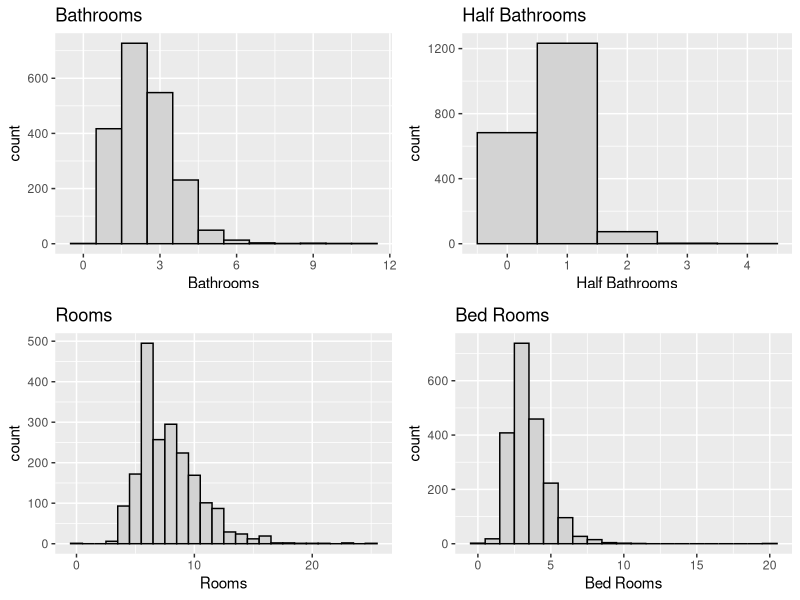
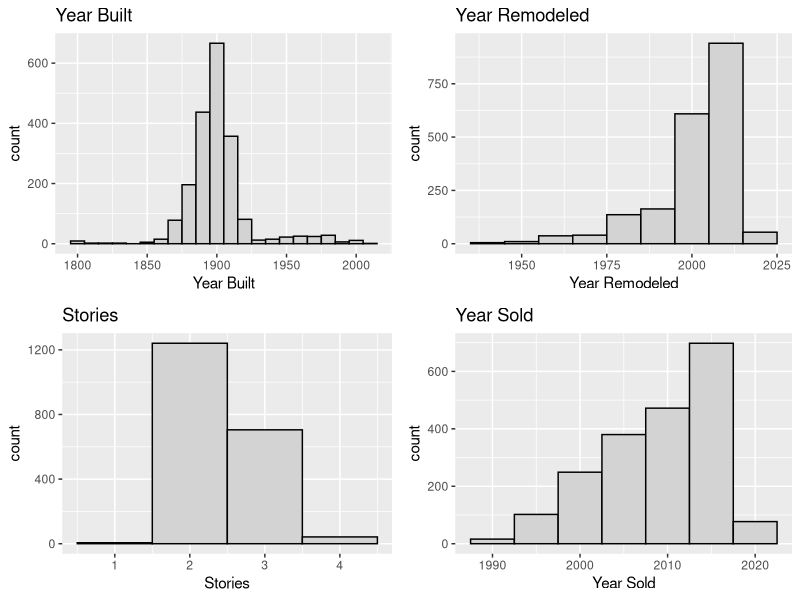
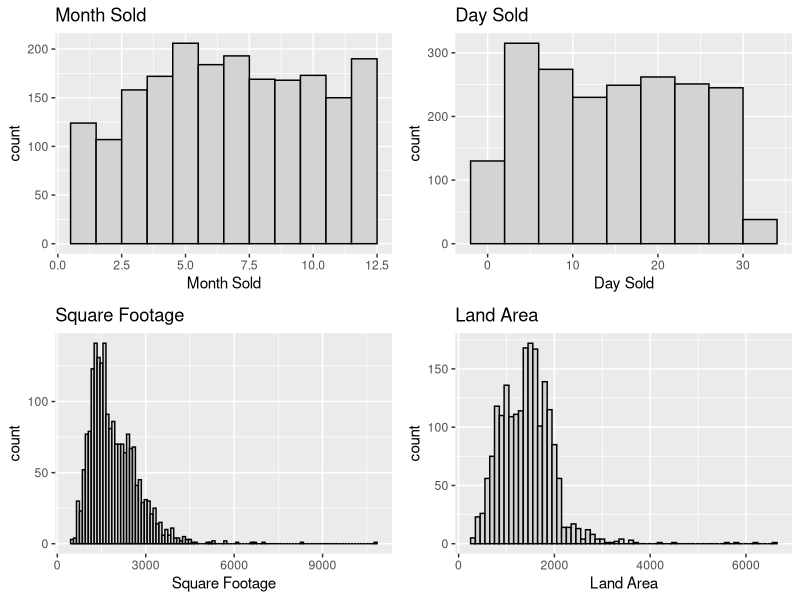
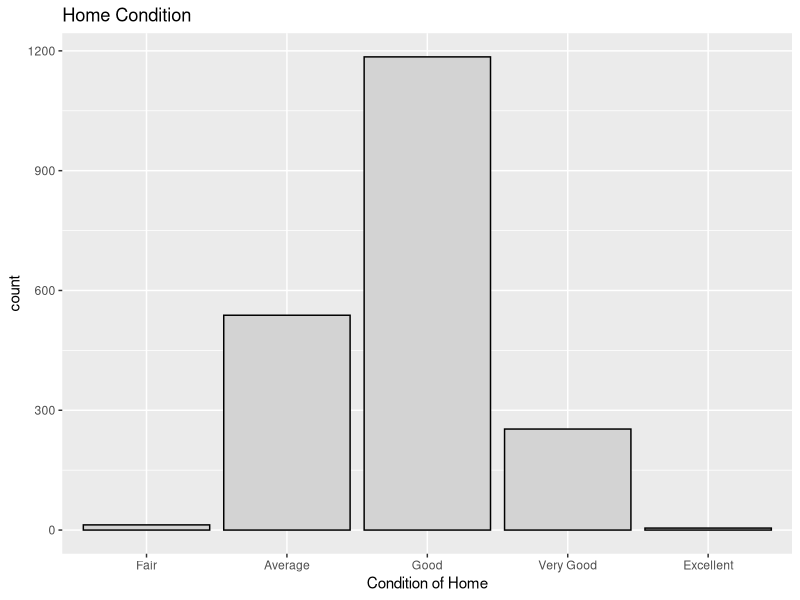
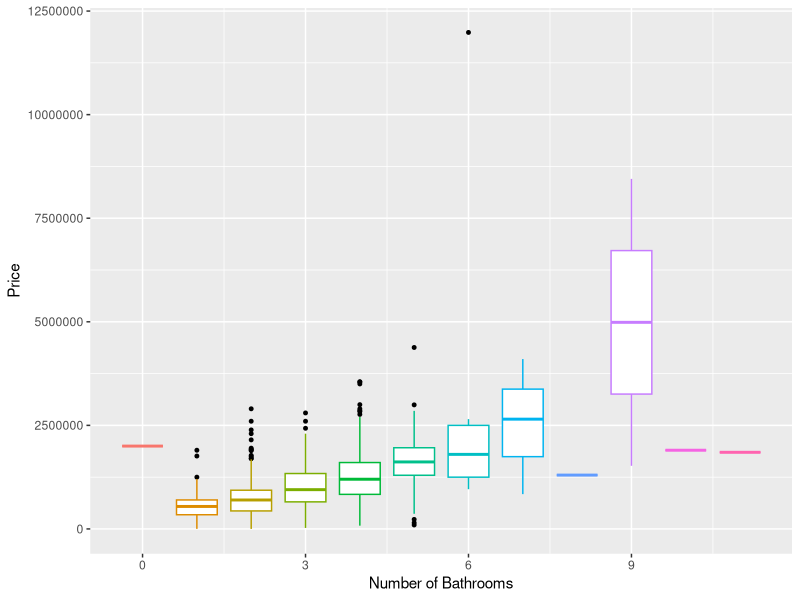
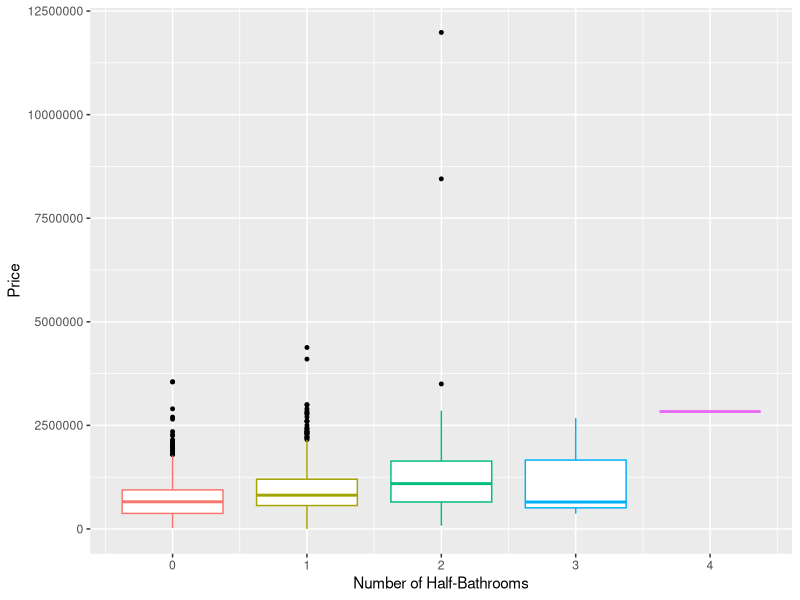
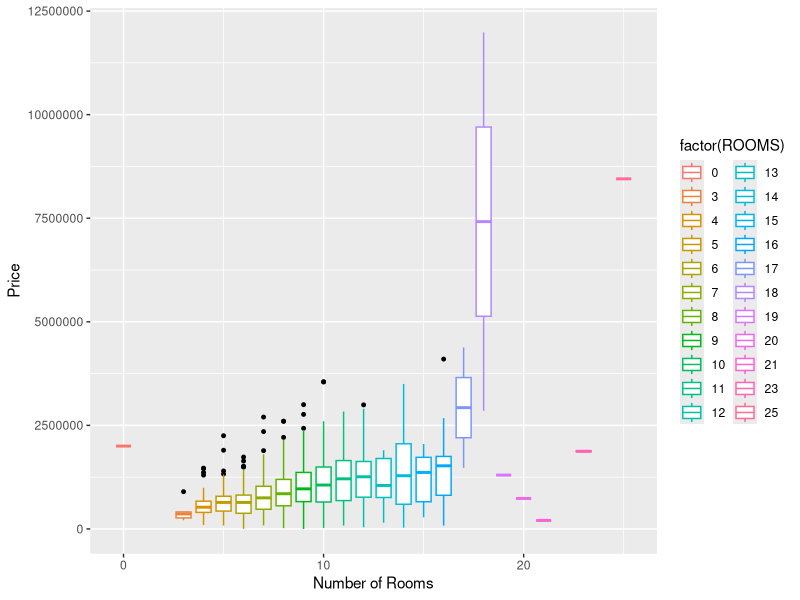
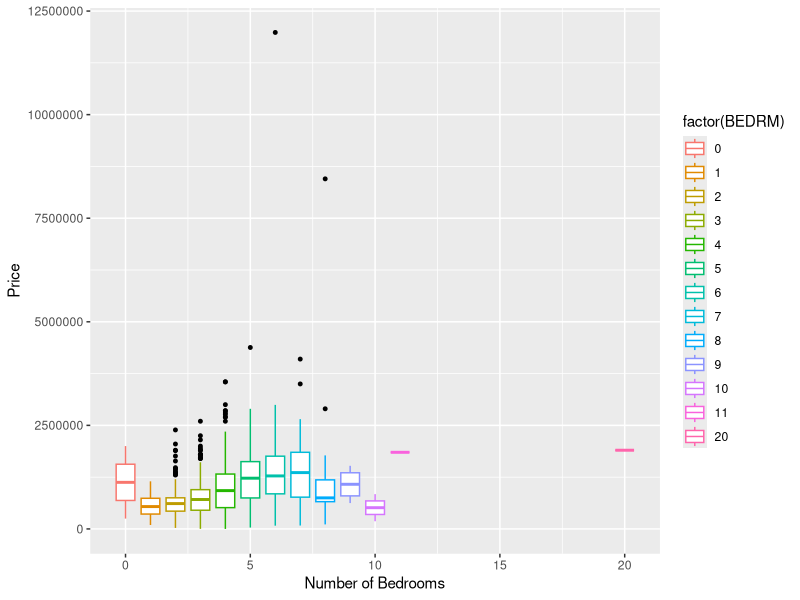

Write R code to recreate these figures, in order.
## ---- chunk 1
knitr::opts_chunk$set(echo = TRUE)
library(ggplot2)
library(dplyr)
library(readr)
library(car)
library(broom)
library(corrplot)
library(gridExtra)
## ---- chunk 2

houses <- read.csv("DC_properties_clean.csv")

excl_rows <- houses[sample(nrow(houses), 5), ] # Exclude Random Rows
houses <- setdiff(houses, excl_rows)

houses$CNDTN <- factor(houses$CNDTN, order = TRUE, levels = c("Fair", "Average", "Good", "Very Good", "Excellent"))

## ---- chunk 3

summary(houses)

## ---- chunk 4

require(gridExtra)

plot1 <- ggplot(houses, aes(x = BATHRM))+
  geom_histogram(color="black", fill="light gray", binwidth = 1)+
  labs(x="Bathrooms", title="Bathrooms")

plot2 <- ggplot(houses, aes(x = HF_BATHRM))+
  geom_histogram(color="black", fill="light gray", binwidth = 1)+
  labs(x="Half Bathrooms", title="Half Bathrooms")

plot3 <- ggplot(houses, aes(x = ROOMS))+
  geom_histogram(color="black", fill="light gray", binwidth = 1)+
  labs(x="Rooms", title="Rooms")

plot4 <- ggplot(houses, aes(x = BEDRM))+
  geom_histogram(color="black", fill="light gray", binwidth = 1)+
  labs(x="Bed Rooms", title="Bed Rooms")

grid.arrange(plot1, plot2, plot3, plot4, nrow =2, ncol = 2)



plot5 <- ggplot(houses, aes(x = AYB))+
  geom_histogram(color="black", fill="light gray", binwidth = 10)+
  labs(x="Year Built", title="Year Built")

plot6 <- ggplot(houses, aes(x = YR_RMDL))+
  geom_histogram(color="black", fill="light gray", binwidth = 10)+
  labs(x="Year Remodeled", title="Year Remodeled")

plot7 <- ggplot(houses, aes(x = STORIES))+
  geom_histogram(color="black", fill="light gray", binwidth = 1)+
  labs(x="Stories", title="Stories")

plot8 <- ggplot(houses, aes(x = SALEYEAR))+
  geom_histogram(color="black", fill="light gray", binwidth = 5)+
  labs(x="Year Sold", title="Year Sold")

grid.arrange(plot5, plot6, plot7, plot8, nrow =2, ncol = 2)



plot9 <- ggplot(houses, aes(x = SALEMONTH))+
  geom_histogram(color="black", fill="light gray", binwidth = 1)+
  labs(x="Month Sold", title="Month Sold")

plot10 <- ggplot(houses, aes(x = SALEDAY))+
  geom_histogram(color="black", fill="light gray", binwidth = 4)+
  labs(x="Day Sold", title="Day Sold")

plot11 <- ggplot(houses, aes(x = GBA))+
  geom_histogram(color="black", fill="light gray", binwidth = 100)+
  labs(x="Square Footage", title="Square Footage")

plot12 <- ggplot(houses, aes(x = LANDAREA))+
  geom_histogram(color="black", fill="light gray", binwidth = 100)+
  labs(x="Land Area", title="Land Area")

grid.arrange(plot9, plot10, plot11, plot12, nrow =2, ncol = 2)


ggplot(houses, aes(x = CNDTN))+
  geom_bar(color="black", fill="light gray")+
  labs(x="Condition of Home", title="Home Condition")

## ---- chunk 5

# Boxplots to identify outliers
#For many of these we had to factor the variables within the boxplot to have a more accurate and comprehensive look at where the outliers are. For example, because there are so many years, lumping them all together for AYB & YR_RMDL doesnt make sense.

# In a number of these we can see one or two extreme outliers. These are likely homes that were sold for an unusually large price compared to similar homes. As we describe more below, it is possible that data related to the neighborhood of these extreme outliers could be informative.

ggplot(houses, aes(x=BATHRM, y = PRICE, color = factor(BATHRM))) +
  geom_boxplot(outlier.color = "black", outlier.size = 1, show.legend = FALSE) +
  labs(x="Number of Bathrooms", y="Price")
    
ggplot(houses, aes(x=HF_BATHRM, y=PRICE, color = factor(HF_BATHRM))) +
  geom_boxplot(outlier.color = "black", outlier.size = 1, show.legend = FALSE) +
  labs(x="Number of Half-Bathrooms", y="Price")

ggplot(houses, aes(x=ROOMS, y=PRICE, color = factor(ROOMS))) +
  geom_boxplot(outlier.color = "black", outlier.size = 1) +
  labs(x="Number of Rooms", y="Price")

ggplot(houses, aes(x=BEDRM, y=PRICE, color = factor(BEDRM))) +
  geom_boxplot(outlier.color = "black", outlier.size = 1) +
  labs(x="Number of Bedrooms", y="Price")


ggplot(houses, aes(x=AYB, y=PRICE, color = factor(AYB))) +
  geom_boxplot(outlier.color = "black", outlier.size = 1, show.legend = FALSE) +
  labs(x="Year Built", y="Price")

ggplot(houses, aes(x=YR_RMDL, y=PRICE, color = factor(YR_RMDL))) +
  geom_boxplot(outlier.color = "black", outlier.size = 1, show.legend = FALSE) +
  labs(x="Year Remodeled", y="Price") +
  coord_flip()

ggplot(houses, aes(x=STORIES, y=PRICE, color = factor(STORIES))) +
  geom_boxplot(outlier.color = "black", outlier.size = 1) +
  labs(x="Number of Stories", y="Price")

ggplot(houses, aes(x=SALEYEAR, y=PRICE, color = factor(SALEYEAR))) +
  geom_boxplot(outlier.color = "black", outlier.size = 1) +
  labs(x="Year of Most Recent Sale", y="Price")

ggplot(houses, aes(x=GBA, y=PRICE)) +
  geom_boxplot(outlier.color = "black", outlier.size = 1) +
  labs(x="Gross Building Area", y="Price")

ggplot(houses, aes(x=CNDTN, y=PRICE, color = factor(CNDTN))) +
  geom_boxplot(outlier.color = "black", outlier.size = 1) +
  labs(x="Condition", y="Price")

ggplot(houses, aes(x=LANDAREA, y=PRICE)) +
  geom_boxplot(outlier.color = "black", outlier.size = 1) +
  labs(x="Land Area", y="Price")

## ---- chunk 6

# scatterplots


# price by room
room_price <- ggplot(houses, aes(x = ROOMS, y = PRICE))
room_price_plot <- room_price + geom_point()

# price by year
year_price <- ggplot(houses, aes(x = SALEYEAR, y = PRICE))
year_price_plot <- year_price + geom_point()


# price by month
month_price <- ggplot(houses, aes(x = SALEMONTH, y = PRICE))
month_price_plot <- month_price + geom_point()

# price by day of month
day_price <- ggplot(houses, aes(x = SALEDAY, y = PRICE))
day_price_plot <-  day_price + geom_point()

grid.arrange(room_price_plot, year_price_plot, month_price_plot, day_price_plot, nrow = 2,  ncol = 2)

## ---- chunk 7

# Here we use corrplot to display a correlation matrix of the variables. The blue circles indicate a positive correlation between the variables and the red circles indicate a negative correlation. The size of the circle shows how much of a correlation. We felt that shading the colors by level of correlation made the correlations close to 0 difficult to see, and that it was uneccessary considering that even though there is no scale of the specific levels, we can gain an understanding by the size of the circles. 

# In this plot we can see a number of understandable correlations, such as bedrooms to rooms, or rooms to building area, for example. But one that gives us a useful understanding of the data is that building area has a large correlation to Price, where as the year the home was built does not.

corr_matrix <- cor(data.frame(houses$HF_BATHRM, houses$BATHRM, houses$ROOMS, houses$BEDRM,houses$AYB, houses$YR_RMDL, houses$PRICE, houses$SALEYEAR, houses$STORIES, houses$LANDAREA, houses$GBA))
colnames(corr_matrix) <- c("Half-bath", "Bathrooms", "Rooms", "Bedrooms", "Year Built", "Year Remodeled", "Price", "Sale Year", "Stories", "Landarea", "Building Area")
rownames(corr_matrix) <- c("Half-bath", "Bathrooms", "Rooms", "Bedrooms", "Year Built", "Year Remodeled", "Price", "Sale Year", "Stories", "Landarea", "Building Area")
corrplot(corr_matrix, method = "circle", type = "upper", order = "hclust", 
         tl.col = "black", tl.srt = 36, insig = NULL, col = c("red", "blue"))

## ---- chunk 8

# 5. Identification and evaluation of suitable model

fit <- lm(data = houses, PRICE ~ BATHRM + HF_BATHRM  + ROOMS + BEDRM + AYB + YR_RMDL + STORIES + SALEMONTH + SALEDAY + SALEYEAR + GBA + CNDTN + LANDAREA)

# Review p-values, check sign of estimates

summary(fit)

## ---- chunk 9

# Review ANOVA and compare F statistic

anova(fit)

## ---- chunk 10

# Residual plot and look for non-constant variance

fit.df <- augment(fit)
ggplot(fit.df, aes(x = .fitted, y = .resid))+
  geom_point()+
  geom_hline(yintercept = 0, linetype = 2)+
  labs( x = "Fitted Values", y = "Residuals")

## ---- chunk 11
# Shapiro-Wilk test for normality

shapiro.test(fit$residuals)

## ---- chunk 12
# ncvTest for constant variance

ncvTest(fit)

## ---- chunk 13

# Variance Inflation Factor (used to identify multicllinearity >= 10)

vif(fit)

## ---- chunk 14
# Review R2 value
# From summary above: adjusted R^2 = .6984

# Drop non-significant predictor variables (Droped AYB: +.0002, Rooms: No change, other lower)
fit <- lm(data = houses, PRICE ~ BATHRM + HF_BATHRM  +  BEDRM + YR_RMDL + STORIES + SALEMONTH + SALEDAY + SALEYEAR + GBA + CNDTN + LANDAREA)
#summary(fit)

# If multicollinearity is present, drop one correlated variable (None present)

#Variable Transformations
#powerTransform(houses$HF_BATHRM+1) # .776
#powerTransform(houses$BEDRM+1) # -.130
#powerTransform(houses$STORIES+1) # -2.084
#powerTransform(houses$SALEMONTH) # .809
#powerTransform(houses$SALEYEAR-1990) # 1.48 - didn't help
#powerTransform(houses$GBA) # -.08 -> LOG
#powerTransform(houses$LANDAREA) # .35 -> SQRT

fit <- lm(data = houses, PRICE ~  BATHRM  + HF_BATHRM  + BEDRM + log(BEDRM+1) + STORIES  + SALEMONTH + SALEDAY + SALEYEAR  + GBA + log(GBA) + CNDTN + LANDAREA )
#summary(fit) # R^2 increased to .7269

# Transform the outcome variable if the residual plot looks suspicious
powerTransform(houses$PRICE) #.33 -> sqrt

# log lowers R2: .6589
fit1 <- lm(data = houses, log(PRICE) ~ BATHRM  + HF_BATHRM  + BEDRM + log(BEDRM+1) + STORIES  + SALEMONTH + SALEDAY + SALEYEAR  + GBA + log(GBA) + CNDTN + LANDAREA )
#summary(fit1)
# sqrt increase R2: .7481, drop YR_RMDL + .0001
fit2 <- lm(data = houses, sqrt(PRICE) ~ BATHRM  + HF_BATHRM  + BEDRM + log(BEDRM+1) + STORIES  + SALEMONTH + SALEDAY + SALEYEAR  + GBA + log(GBA) + CNDTN + LANDAREA )
#summary(fit2)
# inverse drastically decrease
fit3 <- lm(data = houses, I(1/PRICE) ~ BATHRM  + HF_BATHRM  + BEDRM + log(BEDRM+1) + STORIES  + SALEMONTH + SALEDAY + SALEYEAR  + GBA + log(GBA) + CNDTN + LANDAREA )
#summary(fit3)

## ---- chunk 15

fit_final <- lm(data = houses, sqrt(PRICE) ~  BATHRM  + HF_BATHRM  + BEDRM  + log(BEDRM+1) + STORIES  + SALEMONTH + SALEDAY + SALEYEAR  + GBA + log(GBA) + CNDTN + LANDAREA )
summary(fit_final) # R^2 increased to .7481

fit_final.df <- augment(fit_final)
ggplot(fit_final.df, aes(x = .fitted, y = .resid))+
  geom_point()+
  geom_hline(yintercept = 0, linetype = 2)+
  labs( x = "Fitted Values", y = "Residuals")

## ---- chunk 16

#using AIC & BIC for model comparison
cat("Initial Model AIC: ", AIC(fit))
cat("Initial Model BIC: ", BIC(fit))
cat("Final Model AIC: ", AIC(fit_final))
cat("Final Model BIC: ", BIC(fit_final))

# The AIC and BIC for fit_final are both lower, so that is the better model

## ---- chunk 17

excl_rows
## ---- chunk 18

# 6. Application of the model 

# Test on excluded rows
predict(fit_final, newdata = excl_rows, interval = "predict")

## ---- chunk 19
summary(houses$PRICE)
